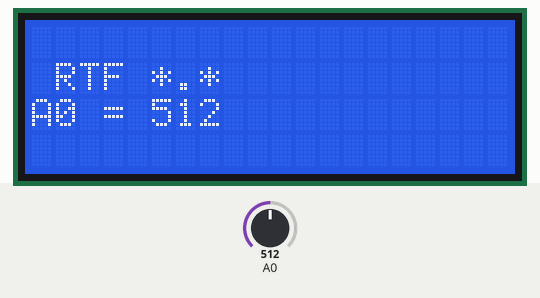
Bench run of a sketch on a simulated Arduino Uno, built with avr-gcc and run on an emulated ATmega328P. On the bench: 20×4 character LCD. The inputs (shaded band) are chosen by the test bench; at power-on: A0 = 512.

Above: at 1.2 s.
1.3 s: A0 set to 716
At 2.8 s:
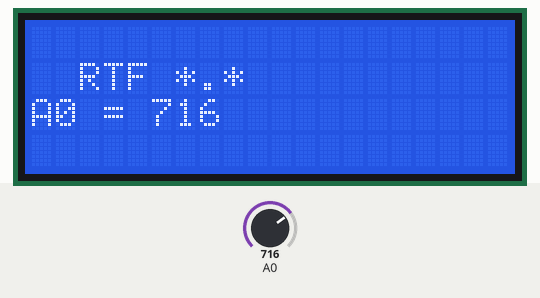
3.5 s: A0 set to 900
At 4.8 s:
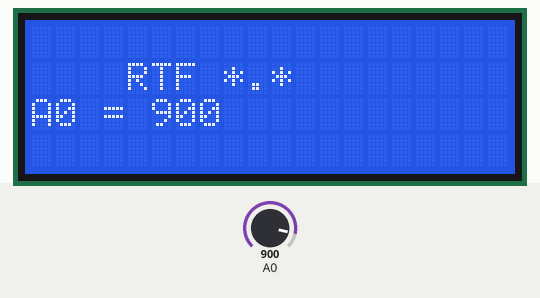
5.5 s: A0 set to 1010
At 6.8 s:
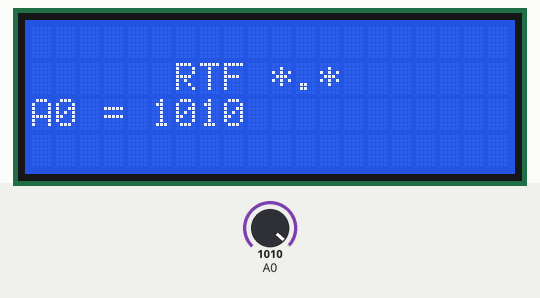
Timing chart, 0 to 8.5 s (numbered marks = the images above; inputs shaded):
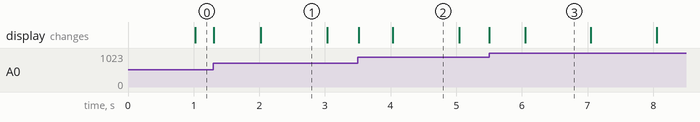

Measured:
- what the display in image 1 shows lasts 1.0 s, from 2.0 s to 3.0 s

The sketch:

task-1.ino
```cpp
#include "Wire.h"
#include "Adafruit_LiquidCrystal.h"

Adafruit_LiquidCrystal lcd(0);
int columnLCD = 20, rowsLCD = 4;

unsigned long time = 0;
int X = 0, Y = 1;
String str = "RTF *.*";
int len = 0;
bool flag = true;

void moveString()
{
	if(flag){
		lcd.setCursor(X,Y);
		lcd.print(" ");
		X++;
		if (X == 20 - len)
			flag = !flag;
	}else
	{
		lcd.setCursor(X + len - 1, Y);
		lcd.print(" ");
		X--;
		if( X == 0)
			flag = !flag;
	}
}

void setup()
{
	len = str.length();
	lcd.begin(columnLCD, rowsLCD);
	lcd.setBacklight(HIGH);

	lcd.setCursor(0,1);
	lcd.print(str);
	lcd.setCursor(0,2);
	lcd.print("A0 = ???");
}

void loop()
{
	if( millis() > time + 1000)
	{
		time = millis();
		moveString();
		lcd.setCursor(X,Y);
		lcd.print(str);
	}
	lcd.setCursor(0,2);
	lcd.print("A0 = ");
	int sensorReading = analogRead(A0);
	lcd.print(sensorReading);
	if(sensorReading < 10)
		lcd.print("  ");
	else if(sensorReading < 100)
		lcd.print("  ");
	else if(sensorReading < 1000)
		lcd.print(" ");
}
```
